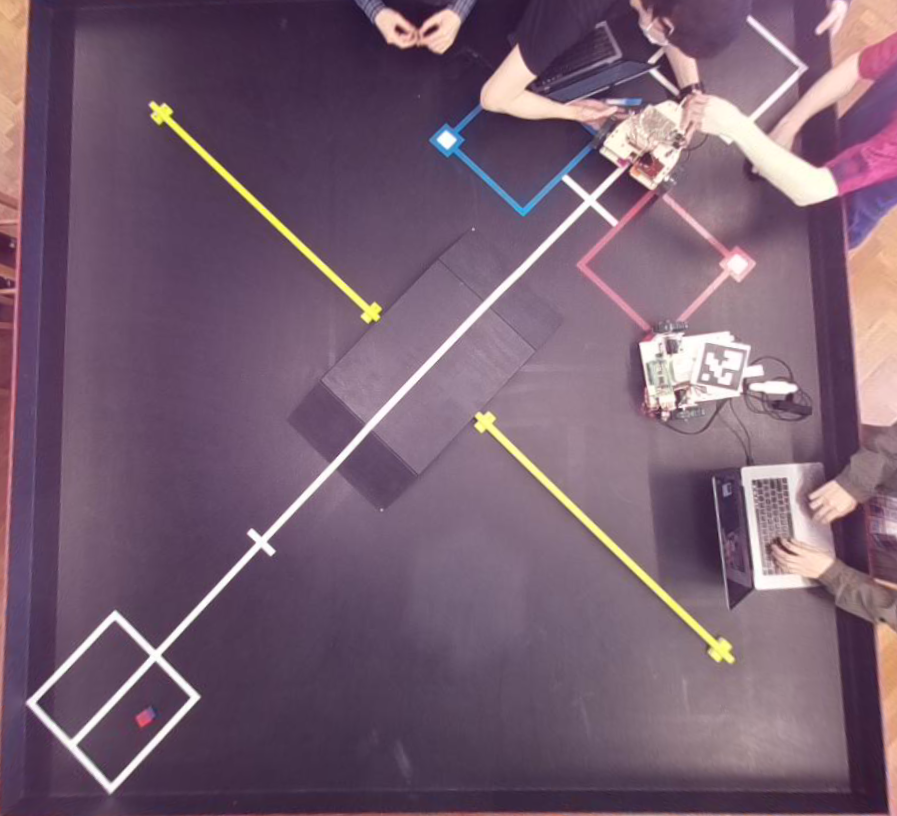
#> input picture Vision/UDT_imaged2.png, 897 x 816 px, given in place of video.mjpeg, which was not available
$ python shooter.py   (older library calls are emulated)
#> lines starting #> are read from the running program, lines starting #| are printed output that depends on the picture
### Vision/calibrate.py
import cv2
import numpy as np
import os
import glob


# [65 lines left out: functions calibrate, undistort_fisheye, undi, not called in this run]

def undistort(img, K=np.array([[637.8931714029114, 0.0, 509.67125143385334], [0.0, 636.4000140079311, 371.2613659540199], [0.0, 0.0, 1.0]]), D=np.array([[-0.02628723220492124], [-0.1740869162806197], [0.11587794888959864], [0.041124156040405195]]), DIM=(1016, 760)):
    return cv2.undistort(img, K, D, None, K)
# calibrate camera, output parameter, and undistort val.jpg

# [5 lines left out: function rotate_image, not called in this run]
# [6 lines that do not run on import are left out]

### Vision/shooter.py
from calendar import c
import cv2
import threading
import calibrate
import numpy as np


# select camera and video out
_capture = cv2.VideoCapture("http://localhost:8081/stream/video.mjpeg")
_capture.set(cv2.CAP_PROP_BUFFERSIZE, 0)
# out = cv2.VideoWriter('output_1030.avi', cv2.VideoWriter_fourcc(*"MJPG"), 20.0, (1016,760))

# undistortion parameters
K2 = np.array([[637.8931714029114, 0.0, 509.67125143385334], [0.0, 636.4000140079311, 371.2613659540199], [0.0, 0.0, 1.0]])
D2 = np.array([[-0.02628723220492124], [-0.1740869162806197], [0.11587794888959864], [0.041124156040405195]])
DIM2 = (1016, 760)

# set number for image output
imagenumber = 0


if _capture.isOpened():
    _rval, _frame  = _capture.read()
#> _frame is the input picture: shape (816, 897, 3); mean B, G, R 113.3, 95, 119.4
else:
    _rval = False
_grey = None


def _reader_func():
    global _frame, _grey
    while True:
        import time
        _rval, _f = _capture.read()
        if _rval:
            _frame = _f
            _grey = cv2.cvtColor(_f, cv2.COLOR_BGR2GRAY)


_reader = threading.Thread(target=_reader_func)
_reader.daemon = True
_reader.start()

def get_frame(copy_=True):
    global _frame
    if copy_: return _frame.copy()
    else: return _frame


def get_grey(copy_=True):
    global _grey
    if copy_ and _grey is not None: return _grey.copy()
    else: return _grey


if __name__ == "__main__":
    while(True):


        current_DT_frame = get_frame()
        current_UDT_frame = calibrate.undistort(get_frame(), K2, D2, DIM2)
#> in undistort, `return cv2.undistort(img, K, D, None, K)`:
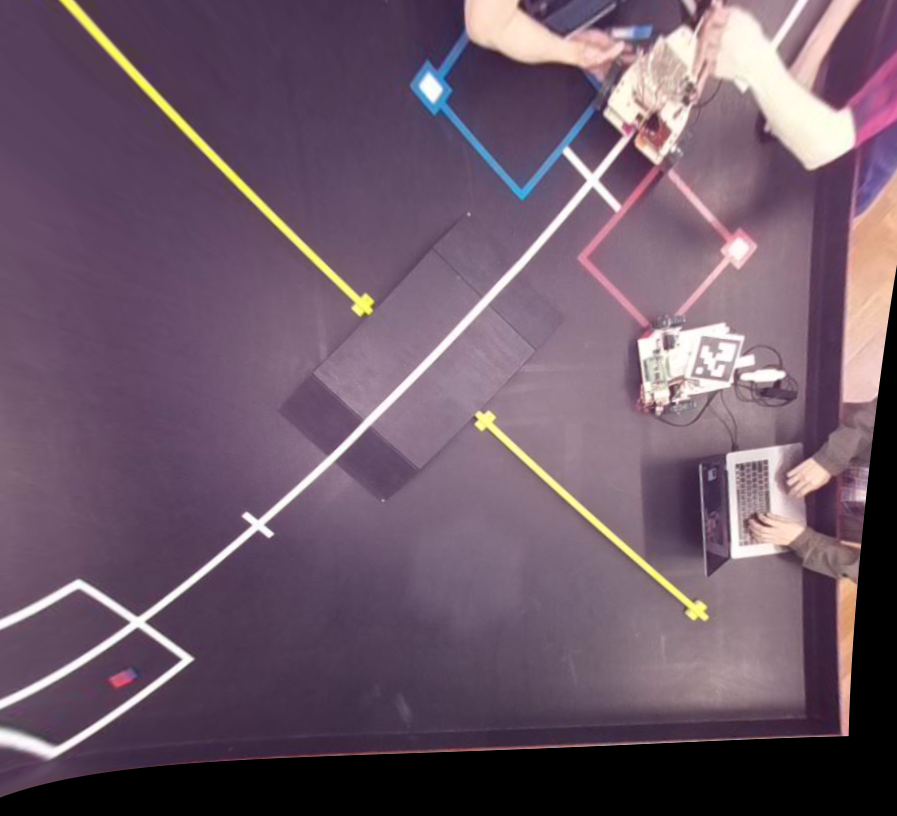
#> returned value: shape (816, 897, 3); mean of channels 0, 1, 2 105.2, 88.8, 109.7; drawn as B, G, R


        if cv2.waitKey(1) == 32:
#> (key Esc is pressed here)
            imagenumber += 1
            name = str(imagenumber)
            cv2.imwrite('DT_imaged%s.png'%name, current_DT_frame)
            cv2.imwrite('UDT_imaged%s.png'%name, current_UDT_frame)


        cv2.imshow("frame", current_DT_frame)
        #out.write(get_frame())
    _capture.release()
    # out.release()

$ run again, on Vision/test_image1.png
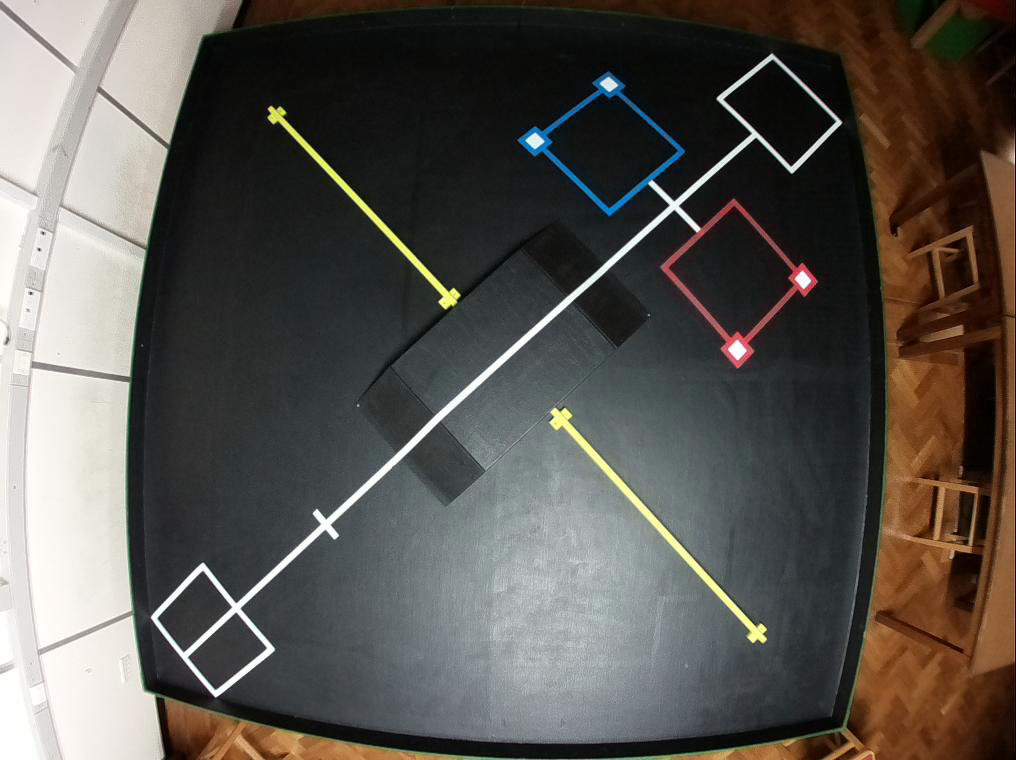
#> input picture Vision/test_image1.png, 1016 x 760 px, given in place of video.mjpeg, which was not available
#> _frame is the input picture: shape (760, 1016, 3); mean B, G, R 79.8, 85.5, 89.2
#> in undistort, `return cv2.undistort(img, K, D, None, K)`:
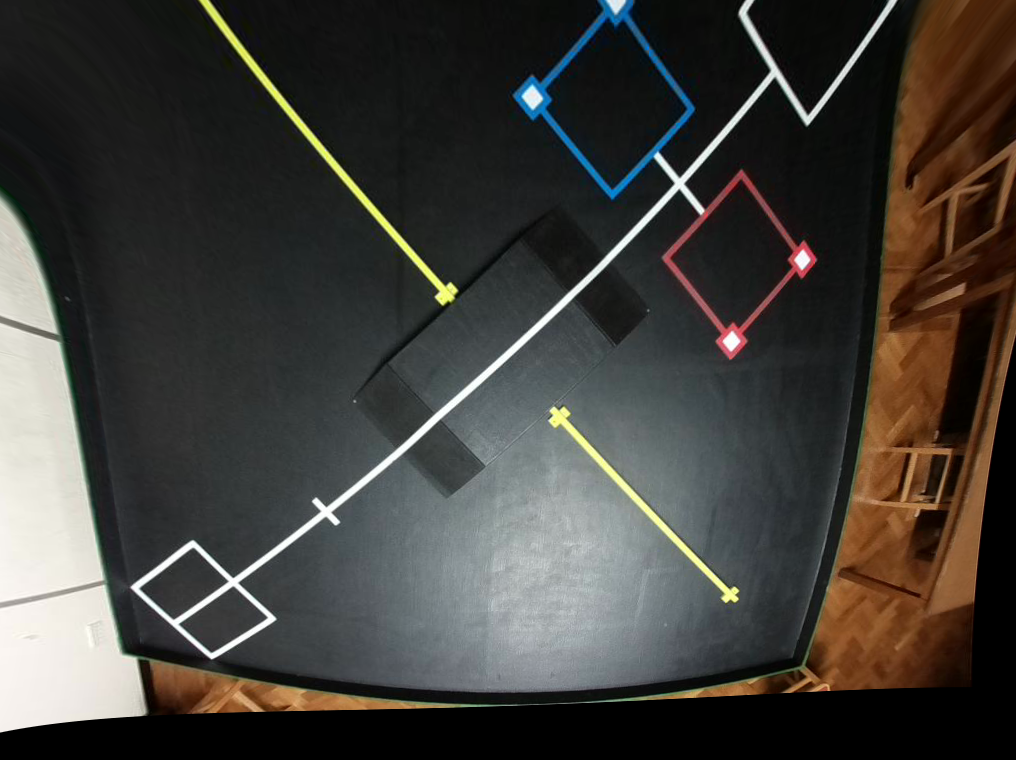
#> returned value: shape (760, 1016, 3); mean of channels 0, 1, 2 58.3, 62.8, 65.2; drawn as B, G, R
